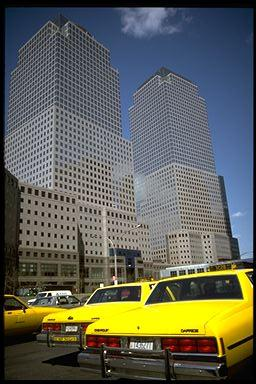
%> input picture TIM/TP/MyTpTIM/Image_jpg/ville02032.JPG, 256 x 384 px
$ octave TP_reduction_bruit.m   (GNU Octave 9; MATLAB toolbox functions it lacks are replaced by stand-ins)
%> lines starting %> are read from the running program, lines starting %| are printed output that depends on the picture
%-----------------------------------------------------
% UE Traitement d'Image M1 Info
% TP3 programme TP_reduction_bruit.m
% Objectifs :
%  - Réduction de bruit dans une image
%  - Bruit additif
%  - Filtres gaussiens
%------------------------------------------------------

%Fermer toutes les figures et vider la mémoire
close all
clear

%Rajouter le path de votre répertoire Utils
addpath ('..\Utils')

%Nom du répertoire des images JPG
dir_ima='..\Image_jpg';

%Nom de l'image choisi
nom_ima='ville02032';

%lecture de l'image
ima=imread([dir_ima '\' nom_ima '.jpg' ]);
%> ima is the input picture: size 384x256x3 uint8; mean R, G, B 95.3, 97.2, 86.2

%image en niveau de gris
ima_gris = double(0.299*ima(:,:,1)+0.587*ima(:,:,2)+0.114*ima(:,:,3));
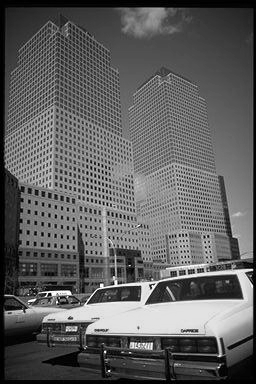
%> ima_gris: size 384x256 double; min 0, max 255, mean 95.4

%---------------------------------------
%CALCULER LA VARIANCE DES NIVEAUX DE GRIS SUR IMA_GRIS
%variance des niveaux de gris dans l'image
%var_ima=.......
var_ima = var(ima_gris(:));
%> var_ima = 3244.7

%FIXER LA VARIANCE DU BRUIT
%Paramètrage du niveau de bruit
%rsb=..... %en dB entre 10 et 20
%var_b= .......
rsb=10;
var_b=var_ima/(10*(rsb/10));
%> var_b = 324.5
%----------------------
%FORMER l'IMAGE BRUITEE
%Bruit gaussien additif
%bruit= ................;
bruit=randn(size(ima_gris))*sqrt(var_b);
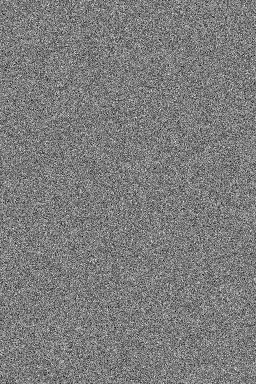
%> bruit: size 384x256 double; min -76.58, max 79.9, mean -0.1; drawn with min black and max white

%Génération de l'image bruitée
%ima_bruit= ..................;
ima_bruit=ima_gris+bruit;
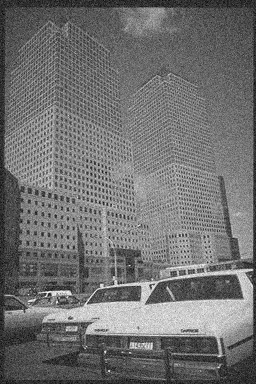
%> ima_bruit: size 384x256 double; min -64.78, max 295.7, mean 95.3; drawn with min black and max white

%AFFICHAGE
figure
subplot(1,2,1)
image(ima_gris)
axis 'equal'
axis 'off'
title('image originale')
subplot(1,2,2)
image(ima_bruit)
colormap(gray(256))
axis 'equal'
axis 'off'
title(['image bruitée ; ' num2str(var_b)])

disp('Pause : Réduction de bruit par filtrage')
pause

%On considèrera 3 tailles de noyaux de filtrage : 3x3, 5x5, 7x7
taille_kernel=[9 11 13];

%Initialisation de variable si nécessaire pour la génération du filtre
%binomial
%.....
for i=1:length(taille_kernel)

    %Convolution avec le filtre moyenne
    %-------------------------------------------------------------
    %FORMER LE NOYAU DU FILTRE MOYENNE ET EFFECTUER LA CONVOLUTION
    % kernel_moy=.........................;
    kernel_moy=ones(taille_kernel(i)).*(1/power(taille_kernel(i),2));
    % ima_moy=............................;
    ima_moy=conv2(ima_bruit,kernel_moy, 'same');
    %Convolution avec le filtre gaussien
    %----------------------------------------------------------------------
    %FORMER RECURSIVEMENT LE NOYAU DU FILTRE GAUSS ET EFFECTUER LA CONVOLUTION
    % kernel_gauss = ...........................;
    kernel_gauss = [1 1];
    for j=1:taille_kernel(i)-2
        kernel_gauss = conv2(kernel_gauss, [1 1]);

    end
    kernel_gauss=kernel_gauss'*kernel_gauss;
    kernel_gauss = kernel_gauss.*(1/(sum(sum(kernel_gauss))));
%Rmq : Vérifier que la somme des coefficients des noyaux est égale à 1

    % ima_gauss=..........................;
    ima_gauss=conv2(ima_bruit,kernel_gauss, 'same');
%AFFICHAGE
    figure
    subplot(1,2,1)
    image(ima_gris)
    axis 'equal'
    axis 'off'
    title('image originale')
    subplot(1,2,2)
    image(ima_moy)
    colormap(gray(256))
    axis 'equal'
    axis 'off'
    title(['filtre moyenne ' num2str(taille_kernel(i))])

    figure
    subplot(1,2,1)
    image(ima_gris)
    axis 'equal'
    axis 'off'
    title('image originale')
    subplot(1,2,2)
    image(ima_gauss)
    colormap(gray(256))
    axis 'equal'
    axis 'off'
    title(['filtre Gauss ' num2str(taille_kernel(i))])


    figure
    subplot(2,3,1)
    image(ima_moy)
    axis 'equal'
    axis 'off'
    title(['filtre moyenne ' num2str(taille_kernel(i))])
    subplot(2,3,2)
    image(abs(ima_gris-ima_moy))
    colormap(gray(256))
    axis 'equal'
    axis 'off'
    title(['différence image moyenne'])

    subplot(2,3,4)
    image(ima_gauss)
    axis 'equal'
    axis 'off'
    title(['filtre Gauss ' num2str(taille_kernel(i))])
    subplot(2,3,5)
    image(abs(ima_gris-ima_gauss))
    colormap(gray(256))
    axis 'equal'
    axis 'off'
    title(['différence image gauss'])
    subplot(2,3,6)
    imagesc(abs(ima_moy-ima_gauss))
    colormap(gray(256))
    colorbar
    axis 'equal'
    axis 'off'
    title(['différence moy gauss'])

    disp(['Taille Noyau ' int2str(taille_kernel(i))])
    pause
end
%> this loop made 3 passes
%> pass 1, `ima_moy=conv2(ima_bruit,kernel_moy, 'same');`:
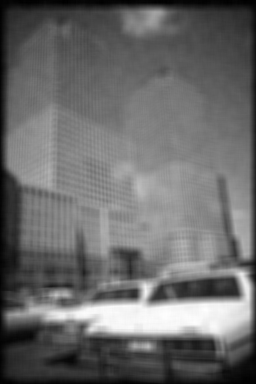
%> ima_moy: size 384x256 double; min -2.51, max 231.9, mean 95.2; drawn with min black and max white
%> pass 1, `ima_gauss=conv2(ima_bruit,kernel_gauss, 'same');`:
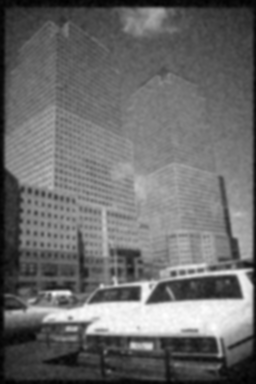
%> ima_gauss: size 384x256 double; min -7.98, max 237.8, mean 95.3; drawn with min black and max white
%> pass 1, `title(['différence moy gauss'])`:
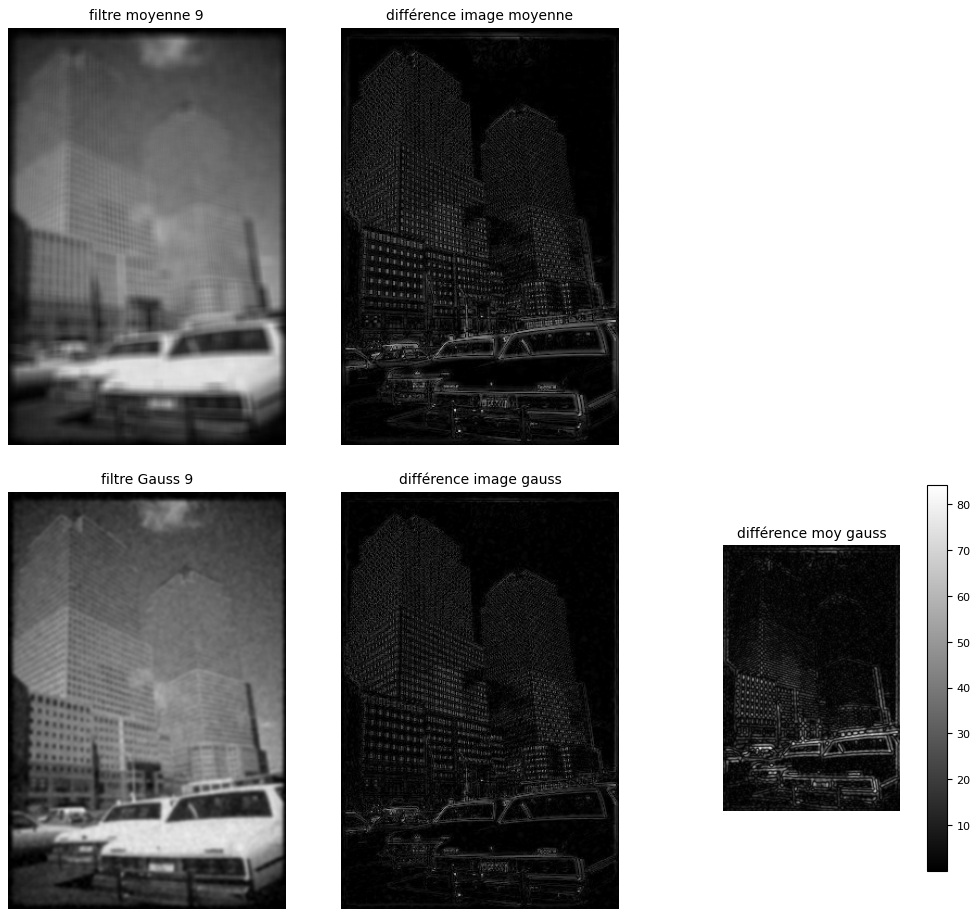
%> figure redrawn from the program's plot data, 5 panels

$ run again, with TIM/TP/MyTpTIM/Image_jpg/ville01042.JPG copied over TIM/TP/MyTpTIM/Image_jpg/ville02032.JPG
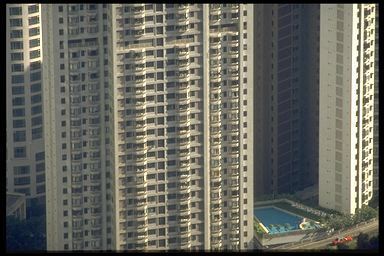
%> input picture TIM/TP/MyTpTIM/Image_jpg/ville01042.JPG, 384 x 256 px
%> ima is the input picture: size 256x384x3 uint8; mean R, G, B 104.5, 104.3, 95.2
%> `ima_gris = double(0.299*ima(:,:,1)+0.587*ima(:,:,2)+0.114*ima(:,:,3));`:
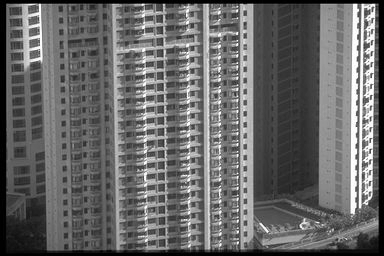
%> ima_gris: size 256x384 double; min 0, max 255, mean 103.3
%> var_ima = 2849.9
%> var_b = 285
%> the loop `for i=1:length(taille_kernel)` made 3 passes
%> pass 1, `ima_gauss=conv2(ima_bruit,kernel_gauss, 'same');`:
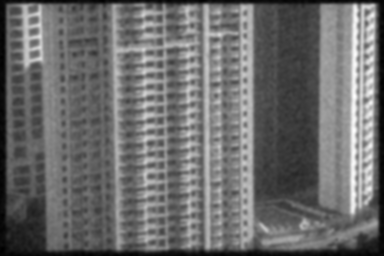
%> ima_gauss: size 256x384 double; min -8.07, max 255.1, mean 103.2; drawn with min black and max white
